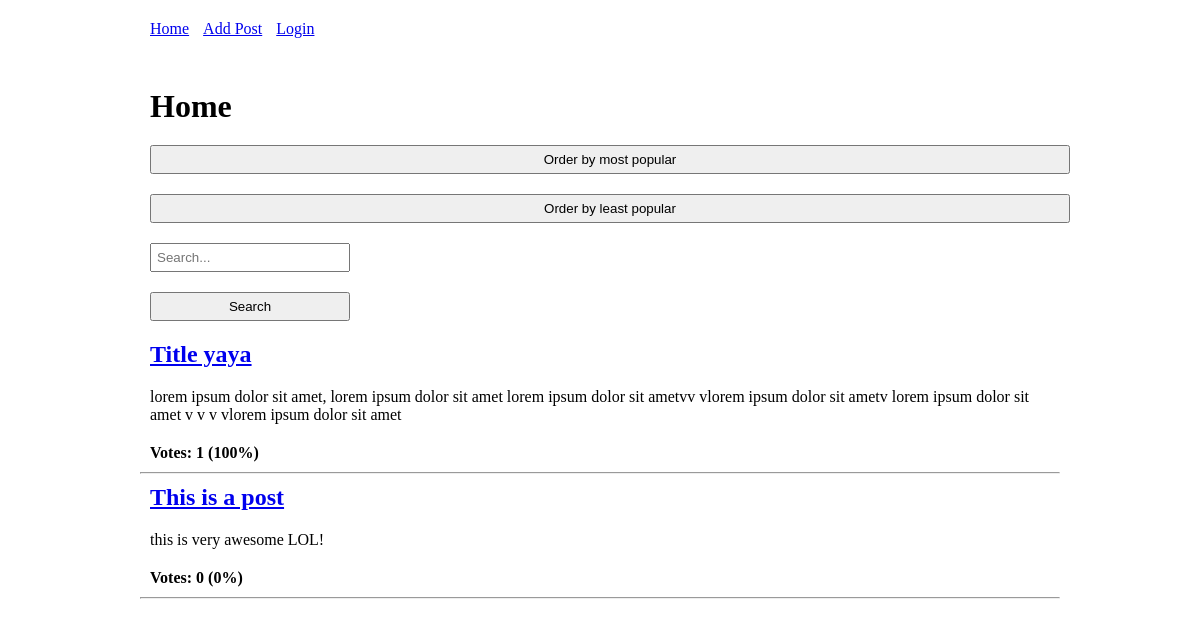
Before: / with the older database file.
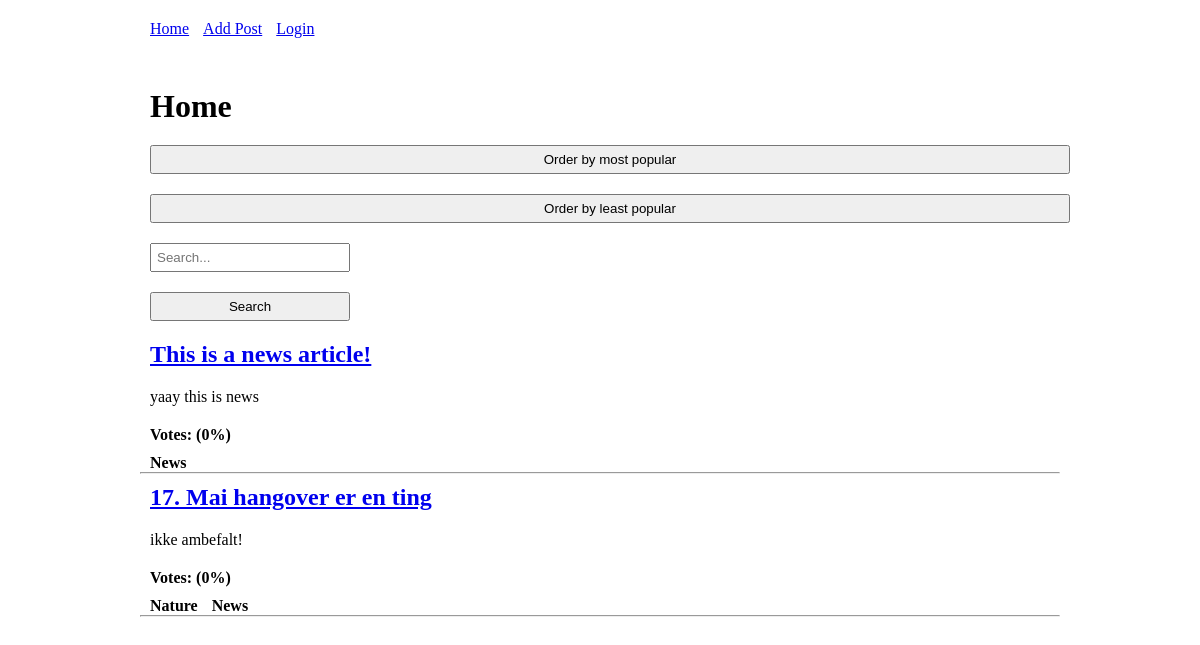
After: the same page with the newer database file.
### tables this page shows
CREATE TABLE `posts` (
  `id` int(11) NOT NULL,
  `user_id` int(11) NOT NULL,
  `title` varchar(255) NOT NULL,
  `content` text NOT NULL,
  `image_id` int(11) NOT NULL,
  `style` varchar(10) NOT NULL,
  `time` date NOT NULL
);

### App/database.php (called while the page is built, shortened)
<?php
class Database extends Config {
    public $db;
    function __construct(){
        $dns = 'mysql:host='.$this->host.';dbname='.$this->database;
        $this->db = new PDO($dns, $this->username, $this->password);
        $this->db->setAttribute(PDO::ATTR_ERRMODE, PDO::ERRMODE_WARNING);
        $this->db->setAttribute(PDO::ATTR_DEFAULT_FETCH_MODE, PDO::FETCH_ASSOC);
    }
    public function query($sql, $vars = null){
        $query = $this->db->prepare($sql);
        $query->execute();
        return $query;
    }
}

### App/auth.php (called while the page is built, shortened)
<?php
class Auth extends Database{
    public function isLoggedIn(){
        return isset($_SESSION['id']);
    }
}

### App/app.php (called while the page is built, shortened)
<?php
require_once('database.php');
require_once('auth.php');
$auth = new Auth();
require_once('posts.php');
$posts = new Posts();

### App/posts.php (called while the page is built, shortened)
<?php
class Posts extends Database{
    private $base_sql =
        'SELECT p.*,
                AVG(r.rating) AS average,
                SUM(r.rating = 1) AS up,
                (SUM(r.rating = 1) * AVG(r.rating)) AS rating,
                GROUP_CONCAT(c.name SEPARATOR ", ") AS categories
            FROM posts AS p
            LEFT JOIN posts_categories AS pc ON pc.post_id = p.id
            LEFT JOIN categories AS c ON pc.category_id = c.id
            LEFT JOIN ratings AS r ON r.post_id = p.id';
    public function fetchAll(){
        $vars = null;
        $sql = $this->base_sql;
        $sql .= ' GROUP BY p.id';
        $sql .= ' ORDER BY rating '.(isset($_COOKIE['order']) ? '' : 'DESC');
        $result = $this->query($sql, $vars)->fetchAll();
        return $result;
    }
}

### Modules/post.php (the view, shortened to what this page needs)
<article class="post">
    <h1><a href="post.php?id=<?= $post['id'] ?>"><?= $post['title'] ?></a></h1>
    <p><?= $post['content'] ?></p>
    <p><strong>Votes: <?= $post['up'] ?> (<?= $post['average'] * 100 ?>%)</strong></p>
    <ul>
    <?php foreach ($post['categories'] as $key => $value) { ?>
            <li><strong><?= $value ?></strong></li>
    <?php } ?>
    </ul>
</article>
<hr>

### Modules/head.php (shortened to what this page needs)
<!DOCTYPE html>
<html lang="en">
<head>
    <link rel="stylesheet" href="css/main.css">
</head>
<body>
<nav>
    <div class="container">
        <ul>
            <li><a href="index.php">Home</a></li>
            <li><a href="addpost.php">Add Post</a></li>
            <?php if($auth->isLoggedIn()) : ?>
                <?php if($auth->rank() > 1) : ?>
                <li><a href="admin.php">Admin</a></li>
                <?php endif; ?>
                <li><a href="profile.php">You are logged in as <?= $auth->user['name'] ?> <?= $auth->user['surname'] ?></a></li>
                <li><a href="?logout">Logout</a></li>
            <?php else : ?>
                <li><a href="login.php">Login</a></li>
            <?php endif; ?>
        </ul>
    </div>
</nav>

### index.php (shortened to what this page needs)
<?php
require_once('App/app.php');
include_once('Modules/head.php');
?>
<main>
    <h1>Home</h1>
    <form method="post">
        <input type="submit" name="desc" value="Order by most popular">
        <input type="submit" name="asc" value="Order by least popular">
    </form>
    <form method="post">
        <div class="form-element">
            <input type="search" class="search" name="search" value="<?= isset($_POST['search']) ? $_POST['search'] : '' ?>" placeholder="Search...">
        </div>
        <div class="form-element">
            <input type="submit" class="search" name="" value="Search">
        </div>
    </form>
    <?php
        foreach ($posts->fetchAll() as $post) {
            include('Modules/'.$post['style'].'.php');
        }
    ?>
</main>
<?php include_once('Modules/foot.php'); ?>

### css/main.css (style rules this page uses)
* { padding: 0px; margin: 0px; box-sizing: border-box; }
p, h1, h2, h3 { padding: 10px; }
ul li { padding-left: 10px; display: inline-block; }
main, .container { margin: 0 auto; padding: 20px; width: 960px; }
.form-element { width: 100%; }
input, textarea, select { width: 100%; padding: 5px; margin: 10px; }
.search { width: 200px; }

Changed rows visible on the page:
removed posts: title "Title yaya", content "lorem ipsum dolor sit amet, lorem ipsum dolor sit amet lorem ipsum dolor sit ametvv vlorem ipsum dolor sit ametv lorem ipsum dolor sit amet v v v vlorem ipsum dolor sit amet", up "1", average "100"
removed posts: title "This is a post", content "this is very awesome LOL!", up "0", average "0"
added posts: title "This is a news article!", content "yaay this is news", average "0", value "News"
added posts: title "17. Mai hangover er en ting", content "ikke ambefalt!", average "0", value "Nature", value "News"
